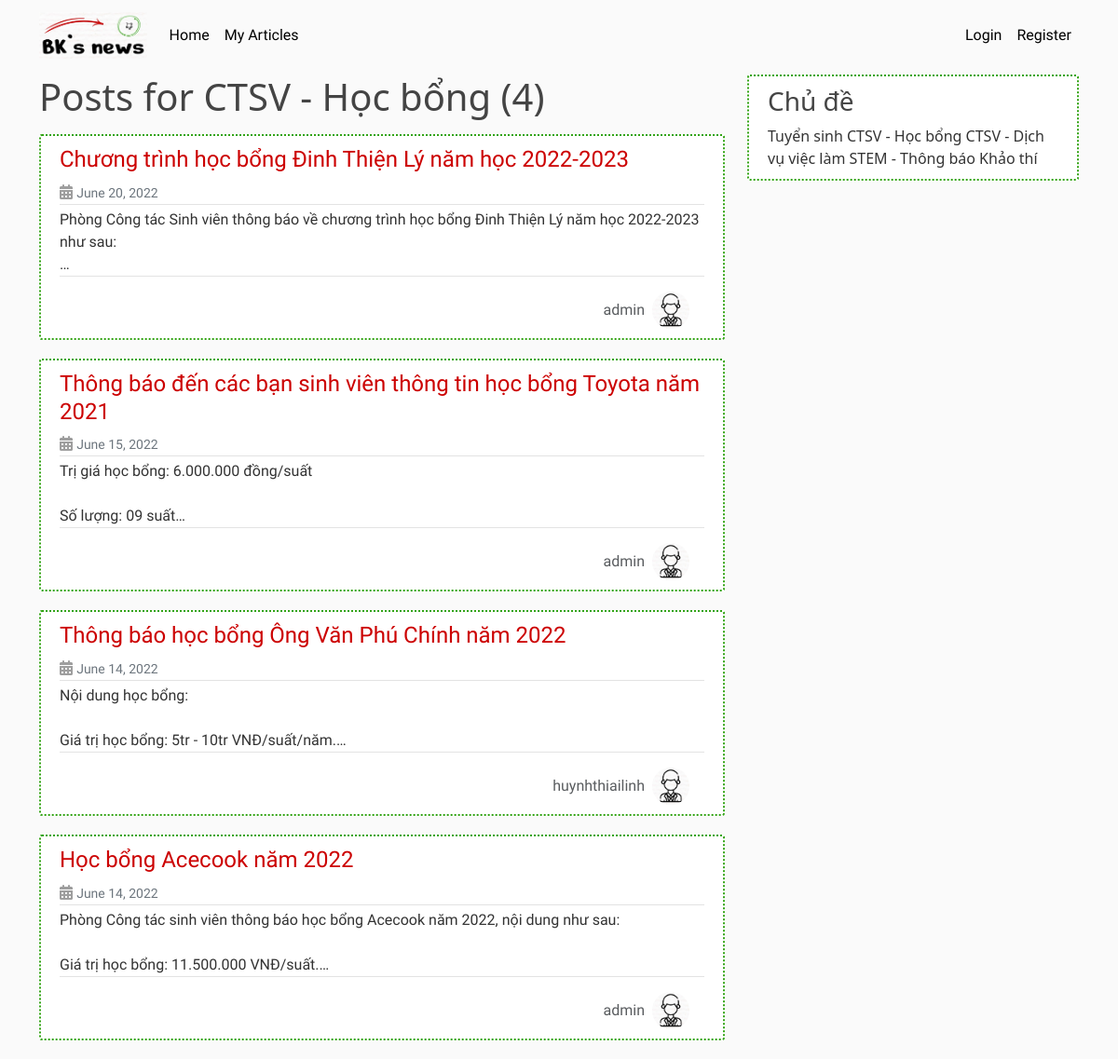
Screenshot of /topic/2 with the database file from the repository.
### post_app/models.py (models this page shows, shortened)
class Topic(models.Model):
    name = models.TextField(max_length=256)

class Post(models.Model):
    title = models.CharField(max_length=100)
    content = models.TextField()
    date_posted = models.DateTimeField(default=timezone.now)
    author = models.ForeignKey(User, on_delete=models.CASCADE)
    topic = models.ForeignKey(Topic, on_delete=models.CASCADE, null=True, blank=False)

### user_app/models.py (models this page shows, shortened)
class Profile(models.Model):
    user = models.OneToOneField(User, on_delete=models.CASCADE)
    avatar = models.ImageField(default='default.jpg', upload_to='profile_pics')

### post_app/views.py (the view)
# urls.py: path('topic/<int:pk>', TopicPostListView.as_view(), name='topic-posts'),
class TopicPostListView(ListView):
    model = Post
    template_name = 'post/topic_posts.html'
    context_object_name = 'posts'
    paginate_by = 5
    def get_queryset(self):
        selected_topic = get_object_or_404(Topic, id=self.kwargs.get('pk'))
        return Post.objects.filter(topic=selected_topic).order_by('-date_posted')
    def get_context_data(self, **kwargs):
        selected_topic = get_object_or_404(Topic, id=self.kwargs.get('pk'))
        context = super(TopicPostListView, self).get_context_data(**kwargs)
        context['posts'] = Post.objects.filter(topic=selected_topic).order_by('-date_posted')
        context['topics'] = Topic.objects.all()
        context['selected_topic'] = selected_topic
        return context

### post_app/templates/post/topic_posts.html (shortened to what this page needs)
{% extends 'base.html' %}
{% block post_content %}
    <h1 class="mb-3">Posts for {{ selected_topic.name }} ({{ page_obj.paginator.count }})</h1>
    {% for post in posts %}
        <article class="media content-section">
            <div class="media-body">
                <div class="article-metadata">
                    <h4><a href="{% url 'post-detail' post.id %}" class="article-title">{{ post.title }}</a></h4>
                    <div class="date-time">
                        <i class="fa-solid fa-calendar-days"></i>
                        <small class="text-muted">{{ post.date_posted | date:"F d, Y" }}</small>
                    </div>
                </div>
                <p class="article-content truncate-content">{{ post.content }}</p>
                <div class="hstack gap-2">
                    <a href="{% url 'user-posts' post.author.username %}" class="ms-auto author-name">{{ post.author }}</a>
                    <img class="rounded-circle article-img" src="{{ post.author.profile.avatar.url }}" alt="">
                </div>
            </div>
        </article>
    {% endfor%}
{% endblock post_content %}
{% block topic_content %}
    {% for topic in topics %}
        {{ topic.name }}
    {% endfor%}
{% endblock topic_content %}

### post_app/static/article/main.css (style rules this page uses)
body { background: #fafafa; color: #333333; margin-top: 5rem; }
h1, h2, h3, h4, h5, h6 { color: #444444; }
i { color: #9e9e9e; }
.content-section { background: #fff; padding: 10px 20px; border: 2px dotted #33a415; border-radius: 3px; margin-bottom: 20px; }
.article-title { color: #cc0000; font-family: 'Pangolin', cursive; }
.article-content { white-space: pre-line; font-family: 'Mali', cursive; }
.article-img { height: 40px; width: 40px; margin-right: 16px; }
.article-metadata { padding-bottom: 1px; margin-bottom: 4px; border-bottom: 1px solid #e3e3e3; }
.article-metadata a { text-decoration: none; }
.article-content { border-bottom: 1px solid #e3e3e3; }
.text-muted { font-family: 'Mali', cursive; color: #9e9e9e; }
.author-name { text-decoration: none; color: rgba(var(--bs-body-color-rgb),.75)!important; font-family: 'Mali', cursive; }
.truncate-content { display: -webkit-box; -webkit-line-clamp: 3; -webkit-box-orient: vertical; overflow: hidden; text-overflow: ellipsis; }

### rows the page displays
Topic: name "CTSV - Học bổng"
Post: title "Chương trình học bổng Đinh Thiện Lý năm học 2022-2023", date_posted "June 20, 2022", content "Phòng Công tác Sinh viên thông báo về chương trình học bổng Đinh Thiện Lý năm học 2022-2023 như…", author "admin", author.profile.avatar (placeholder picture)
Post: title "Thông báo đến các bạn sinh viên thông tin học bổng Toyota năm 2021", date_posted "June 15, 2022", content "Trị giá học bổng: 6.000.000 đồng/suất Số lượng: 09…", author "admin", author.profile.avatar (placeholder picture)
Post: title "Thông báo học bổng Ông Văn Phú Chính năm 2022", date_posted "June 14, 2022", content "Nội dung học bổng: Giá trị học bổng: 5tr - 10tr…", author "huynhthiailinh", author.profile.avatar (placeholder picture)
Post: title "Học bổng Acecook năm 2022", date_posted "June 14, 2022", content "Phòng Công tác sinh viên thông báo học bổng Acecook năm 2022, nội dung như sau: Giá trị học bổng: 11.500.000…", author "admin", author.profile.avatar (placeholder picture)
Topic: name "Tuyển sinh"
Topic: name "CTSV - Dịch vụ việc làm"
Topic: name "STEM - Thông báo"
Topic: name "Khảo thí"

### other values shown
{{ page_obj.paginator.count }} "4"
